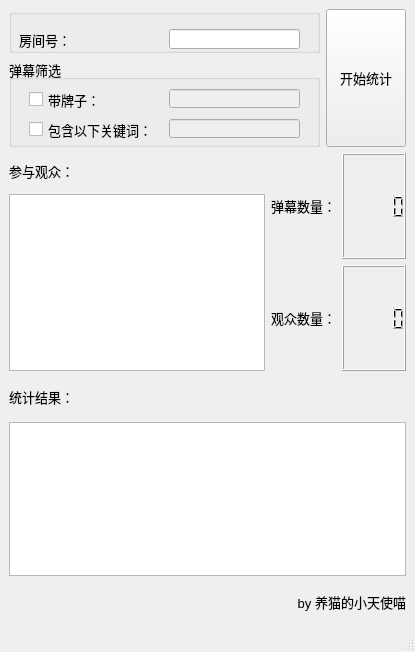
<?xml version="1.0" encoding="UTF-8"?>
<ui version="4.0">
 <class>MainWindow</class>
 <widget class="QMainWindow" name="MainWindow">
  <property name="geometry">
   <rect>
    <x>0</x>
    <y>0</y>
    <width>415</width>
    <height>652</height>
   </rect>
  </property>
  <property name="sizePolicy">
   <sizepolicy hsizetype="Preferred" vsizetype="Preferred">
    <horstretch>0</horstretch>
    <verstretch>0</verstretch>
   </sizepolicy>
  </property>
  <property name="font">
   <font>
    <family>Microsoft YaHei UI</family>
    <pointsize>10</pointsize>
   </font>
  </property>
  <property name="windowTitle">
   <string>Bilibili 弹幕抽奖姬</string>
  </property>
  <widget class="QWidget" name="centralwidget">
   <property name="sizePolicy">
    <sizepolicy hsizetype="Preferred" vsizetype="Preferred">
     <horstretch>0</horstretch>
     <verstretch>0</verstretch>
    </sizepolicy>
   </property>
   <property name="minimumSize">
    <size>
     <width>360</width>
     <height>475</height>
    </size>
   </property>
   <layout class="QVBoxLayout" name="verticalLayout_4">
    <item>
     <layout class="QHBoxLayout" name="horizontalLayout_2" stretch="0,0">
      <item>
       <layout class="QVBoxLayout" name="verticalLayout" stretch="0,0">
        <property name="rightMargin">
         <number>0</number>
        </property>
        <item>
         <widget class="QGroupBox" name="groupBox_2">
          <property name="sizePolicy">
           <sizepolicy hsizetype="Preferred" vsizetype="Preferred">
            <horstretch>0</horstretch>
            <verstretch>1</verstretch>
           </sizepolicy>
          </property>
          <property name="title">
           <string/>
          </property>
          <widget class="QLabel" name="label">
           <property name="geometry">
            <rect>
             <x>10</x>
             <y>20</y>
             <width>51</width>
             <height>21</height>
            </rect>
           </property>
           <property name="text">
            <string>房间号：</string>
           </property>
          </widget>
          <widget class="QLineEdit" name="lineEdit_room_id">
           <property name="geometry">
            <rect>
             <x>160</x>
             <y>20</y>
             <width>131</width>
             <height>20</height>
            </rect>
           </property>
          </widget>
         </widget>
        </item>
        <item>
         <widget class="QGroupBox" name="groupBox">
          <property name="sizePolicy">
           <sizepolicy hsizetype="Preferred" vsizetype="Preferred">
            <horstretch>0</horstretch>
            <verstretch>2</verstretch>
           </sizepolicy>
          </property>
          <property name="title">
           <string>弹幕筛选</string>
          </property>
          <widget class="QCheckBox" name="checkBox_paizi">
           <property name="geometry">
            <rect>
             <x>20</x>
             <y>30</y>
             <width>171</width>
             <height>21</height>
            </rect>
           </property>
           <property name="text">
            <string>带牌子：</string>
           </property>
          </widget>
          <widget class="QLineEdit" name="lineEdit_paizi">
           <property name="enabled">
            <bool>false</bool>
           </property>
           <property name="geometry">
            <rect>
             <x>160</x>
             <y>30</y>
             <width>131</width>
             <height>19</height>
            </rect>
           </property>
           <property name="readOnly">
            <bool>false</bool>
           </property>
          </widget>
          <widget class="QCheckBox" name="checkBox_keyword">
           <property name="geometry">
            <rect>
             <x>20</x>
             <y>60</y>
             <width>171</width>
             <height>21</height>
            </rect>
           </property>
           <property name="sizePolicy">
            <sizepolicy hsizetype="Minimum" vsizetype="Fixed">
             <horstretch>4</horstretch>
             <verstretch>0</verstretch>
            </sizepolicy>
           </property>
           <property name="text">
            <string>包含以下关键词：</string>
           </property>
          </widget>
          <widget class="QLineEdit" name="lineEdit_keyword">
           <property name="enabled">
            <bool>false</bool>
           </property>
           <property name="geometry">
            <rect>
             <x>160</x>
             <y>60</y>
             <width>131</width>
             <height>19</height>
            </rect>
           </property>
           <property name="sizePolicy">
            <sizepolicy hsizetype="Expanding" vsizetype="Fixed">
             <horstretch>6</horstretch>
             <verstretch>0</verstretch>
            </sizepolicy>
           </property>
           <property name="readOnly">
            <bool>false</bool>
           </property>
          </widget>
         </widget>
        </item>
       </layout>
      </item>
      <item>
       <widget class="QPushButton" name="pushButton_lottery">
        <property name="sizePolicy">
         <sizepolicy hsizetype="Maximum" vsizetype="Expanding">
          <horstretch>0</horstretch>
          <verstretch>0</verstretch>
         </sizepolicy>
        </property>
        <property name="text">
         <string>开始统计</string>
        </property>
       </widget>
      </item>
     </layout>
    </item>
    <item>
     <layout class="QHBoxLayout" name="horizontalLayout_3">
      <item>
       <layout class="QVBoxLayout" name="verticalLayout_3">
        <item>
         <widget class="QLabel" name="label_6">
          <property name="sizePolicy">
           <sizepolicy hsizetype="Preferred" vsizetype="Preferred">
            <horstretch>0</horstretch>
            <verstretch>1</verstretch>
           </sizepolicy>
          </property>
          <property name="text">
           <string>参与观众：</string>
          </property>
         </widget>
        </item>
        <item>
         <widget class="QTextBrowser" name="textBrowser_viewers">
          <property name="sizePolicy">
           <sizepolicy hsizetype="Expanding" vsizetype="Expanding">
            <horstretch>0</horstretch>
            <verstretch>5</verstretch>
           </sizepolicy>
          </property>
         </widget>
        </item>
       </layout>
      </item>
      <item>
       <layout class="QGridLayout" name="gridLayout" rowstretch="0,0,0,0">
        <item row="2" column="0">
         <widget class="QLabel" name="label_2">
          <property name="sizePolicy">
           <sizepolicy hsizetype="Preferred" vsizetype="Preferred">
            <horstretch>2</horstretch>
            <verstretch>1</verstretch>
           </sizepolicy>
          </property>
          <property name="text">
           <string>弹幕数量：</string>
          </property>
          <property name="alignment">
           <set>Qt::AlignCenter</set>
          </property>
         </widget>
        </item>
        <item row="3" column="0">
         <widget class="QLabel" name="label_3">
          <property name="sizePolicy">
           <sizepolicy hsizetype="Preferred" vsizetype="Preferred">
            <horstretch>2</horstretch>
            <verstretch>1</verstretch>
           </sizepolicy>
          </property>
          <property name="text">
           <string>观众数量：</string>
          </property>
          <property name="alignment">
           <set>Qt::AlignCenter</set>
          </property>
         </widget>
        </item>
        <item row="2" column="1">
         <widget class="QLCDNumber" name="lcdNumber_num_danmu">
          <property name="sizePolicy">
           <sizepolicy hsizetype="Minimum" vsizetype="Minimum">
            <horstretch>1</horstretch>
            <verstretch>1</verstretch>
           </sizepolicy>
          </property>
         </widget>
        </item>
        <item row="3" column="1">
         <widget class="QLCDNumber" name="lcdNumber_num_viewer">
          <property name="sizePolicy">
           <sizepolicy hsizetype="Minimum" vsizetype="Minimum">
            <horstretch>0</horstretch>
            <verstretch>1</verstretch>
           </sizepolicy>
          </property>
         </widget>
        </item>
       </layout>
      </item>
     </layout>
    </item>
    <item>
     <layout class="QVBoxLayout" name="verticalLayout_2">
      <item>
       <widget class="QLabel" name="label_5">
        <property name="sizePolicy">
         <sizepolicy hsizetype="Preferred" vsizetype="Preferred">
          <horstretch>0</horstretch>
          <verstretch>1</verstretch>
         </sizepolicy>
        </property>
        <property name="text">
         <string>统计结果：</string>
        </property>
       </widget>
      </item>
      <item>
       <widget class="QTextBrowser" name="textBrowser_lottery_result">
        <property name="sizePolicy">
         <sizepolicy hsizetype="Expanding" vsizetype="Expanding">
          <horstretch>0</horstretch>
          <verstretch>4</verstretch>
         </sizepolicy>
        </property>
       </widget>
      </item>
      <item>
       <widget class="QLabel" name="label_4">
        <property name="sizePolicy">
         <sizepolicy hsizetype="Preferred" vsizetype="Preferred">
          <horstretch>0</horstretch>
          <verstretch>1</verstretch>
         </sizepolicy>
        </property>
        <property name="text">
         <string>by 养猫的小天使喵</string>
        </property>
        <property name="alignment">
         <set>Qt::AlignRight|Qt::AlignTrailing|Qt::AlignVCenter</set>
        </property>
       </widget>
      </item>
     </layout>
    </item>
   </layout>
  </widget>
  <widget class="QStatusBar" name="statusbar"/>
 </widget>
 <resources/>
 <connections/>
</ui>
